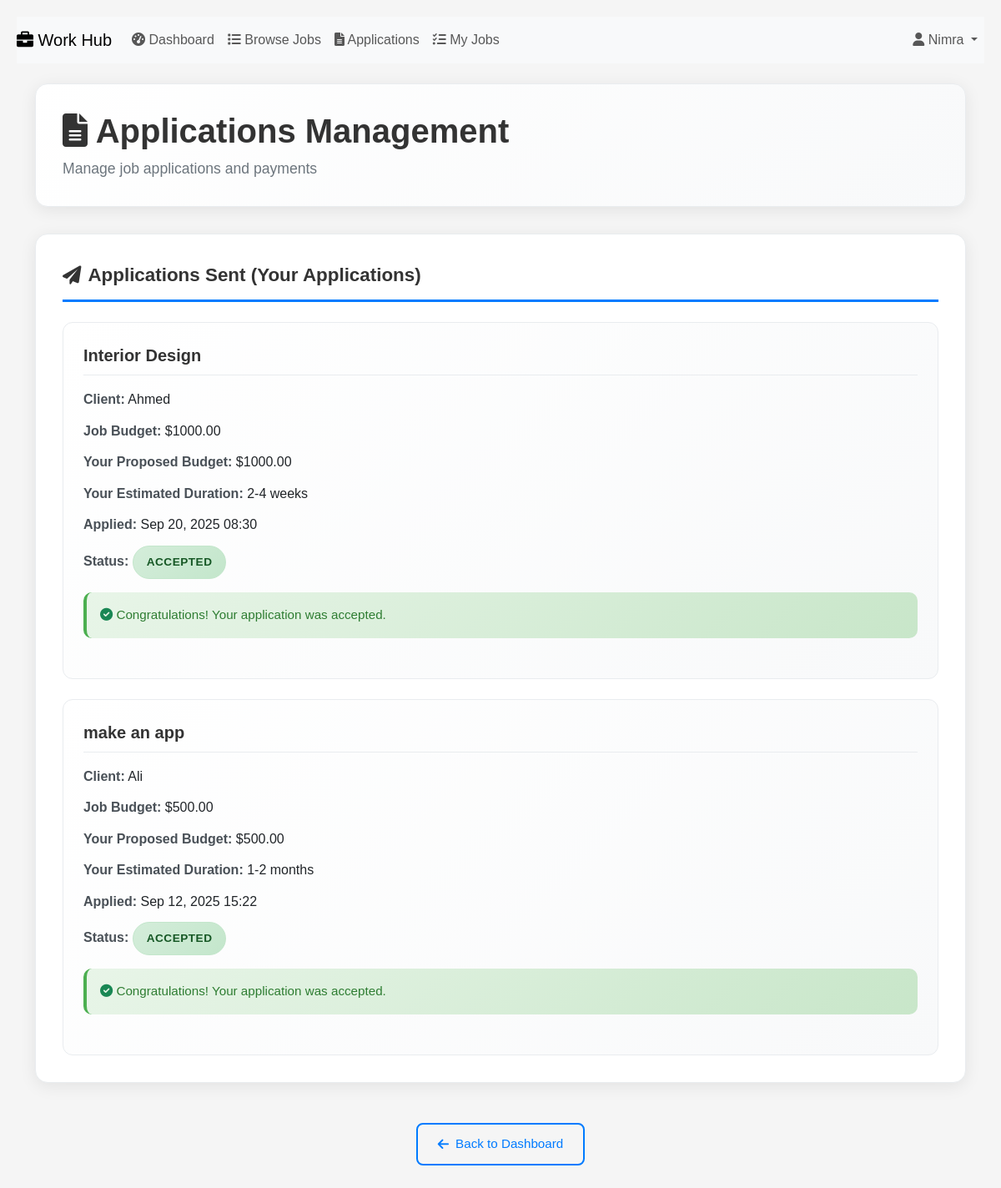
The page /applications/ (signed in) on the database its author committed.
### jobs/models.py (models this page shows, shortened)
class Application(models.Model):
    STATUS_CHOICES = [
        ('pending', 'Pending'),
        ('accepted', 'Accepted'),
        ('declined', 'Declined'),
    ]
    job = models.ForeignKey(Job, on_delete=models.CASCADE, related_name='applications')
    freelancer = models.ForeignKey(User, on_delete=models.CASCADE)
    cover_letter = models.TextField()
    proposed_budget = models.DecimalField(max_digits=10, decimal_places=2)
    estimated_duration = models.CharField(max_length=100)
    status = models.CharField(max_length=20, choices=STATUS_CHOICES, default='pending')
    applied_at = models.DateTimeField(auto_now_add=True)
    class Meta:
        unique_together = ['job', 'freelancer']
        ordering = ['-applied_at']

class Job(models.Model):
    CATEGORY_CHOICES = [
        ('web_dev', 'Web Development'),
        ('mobile_dev', 'Mobile Development'),
        ('design', 'Design'),
        ('writing', 'Writing'),
        ('marketing', 'Marketing'),
        ('data_entry', 'Data Entry'),
        ('other', 'Other'),
    ]
    STATUS_CHOICES = [
        ('open', 'Open'),
        ('in_progress', 'In Progress'),
        ('completed', 'Completed'),
        ('cancelled', 'Cancelled'),
    ]
    title = models.CharField(max_length=200)
    description = models.TextField()
    category = models.CharField(max_length=20, choices=CATEGORY_CHOICES)
    budget = models.DecimalField(max_digits=10, decimal_places=2)
    deadline = models.DateField()
    status = models.CharField(max_length=20, choices=STATUS_CHOICES, default='open')
    client = models.ForeignKey(User, on_delete=models.CASCADE, related_name='posted_jobs')
    freelancer = models.ForeignKey(User, on_delete=models.SET_NULL, null=True, blank=True, related_name='assigned_jobs')
    created_at = models.DateTimeField(auto_now_add=True)
    updated_at = models.DateTimeField(auto_now=True)
    class Meta:
        ordering = ['-created_at']

### jobs/views.py (the view)
# urls.py: path('applications/', views.applications, name='applications'),
@login_required
def applications(request):
    client_applications = Application.objects.filter(job__client=request.user)
    freelancer_applications = Application.objects.filter(freelancer=request.user)
    context = {
        'client_applications': client_applications,
        'freelancer_applications': freelancer_applications
    }
    return render(request, 'jobs/applications.html', context)

### jobs/templates/jobs/applications.html (shortened to what this page needs)
{% extends 'jobs/layout2.html' %}
{% load static %}
{% block body %}
<div class="container mt-4">
    <div class="header">
        <h1><i class="fas fa-file-alt"></i> Applications Management</h1>
        <p>Manage job applications and payments</p>
    </div>
    {% if freelancer_applications %}
    <div class="section">
        <div class="section-title"><i class="fas fa-paper-plane"></i> Applications Sent (Your Applications)</div>
        {% for application in freelancer_applications %}
            <div class="application-card" data-application-id="{{ application.id }}">
                <div class="job-title">{{ application.job.title }}</div>
                <div class="application-details">
                    <p><strong>Client:</strong> {{ application.job.client.username }}</p>
                    <p><strong>Job Budget:</strong> ${{ application.job.budget }}</p>
                    <p><strong>Your Proposed Budget:</strong> ${{ application.proposed_budget }}</p>
                    <p><strong>Your Estimated Duration:</strong> {{ application.estimated_duration }}</p>
                    <p><strong>Applied:</strong> {{ application.applied_at|date:"M d, Y H:i" }}</p>
                    <p><strong>Status:</strong>
                        <span class="status-badge status-{{ application.status }}">
                            {{ application.get_status_display }}
                        </span>
                    </p>
                    {% if application.status == 'accepted' %}
                        <div class="wallet-info success-info">
                            <i class="fas fa-check-circle text-success"></i> Congratulations! Your application was accepted.
                        </div>
                    {% endif %}
                </div>
            </div>
        {% endfor %}
    </div>
    {% endif %}
    <div class="navigation-footer">
        <a href="{% url 'dashboard' %}" class="btn btn-outline-primary">
            <i class="fas fa-arrow-left"></i> Back to Dashboard
        </a>
    </div>
</div>
{% endblock %}

### jobs/templates/jobs/layout2.html (shortened to what this page needs)
{% load static %}
<!DOCTYPE html>
<html lang="en">
    <head>
      <link href="https://cdn.jsdelivr.net/npm/bootstrap@5.3.3/dist/css/bootstrap.min.css" rel="stylesheet">
      <link href="{% static 'accounts/accounts.css' %}" rel="stylesheet">
      <link href="{% static 'jobs/jobs.css' %}" rel="stylesheet">
      <link rel="stylesheet" href="https://cdnjs.cloudflare.com/ajax/libs/font-awesome/6.0.0/css/all.min.css">
    </head>
    <body>
        <nav class="navbar navbar-expand-lg navbar-light bg-light">
            <a class="navbar-brand" href="{% url 'job_list' %}">
                <i class="fas fa-briefcase"></i> Work Hub
            </a>
            <div class="collapse navbar-collapse" id="navbarNav">
                <ul class="navbar-nav me-auto">
                    {% if user.is_authenticated %}
                        <li class="nav-item">
                            <a class="nav-link" href="{% url 'dashboard' %}">
                                <i class="fas fa-tachometer-alt"></i> Dashboard
                            </a>
                        </li>
                        {% if user.profile.role == 'freelancer' %}
                        <li class="nav-item">
                            <a class="nav-link" href="{% url 'job_list' %}">
                                <i class="fas fa-list"></i> Browse Jobs
                            </a>
                        </li>
                        {% endif %}
                        <li class="nav-item">
                            <a class="nav-link" href="{% url 'applications' %}">
                                <i class="fas fa-file-alt"></i> Applications
                            </a>
                        </li>
                        <li class="nav-item">
                            <a class="nav-link" href="{% url 'my_jobs' %}">
                                <i class="fas fa-tasks"></i> My Jobs
                            </a>
                        </li>
                    {% endif %}
                </ul>
                <ul class="navbar-nav">
                    {% if user.is_authenticated %}
                        <li class="nav-item dropdown">
                            <a class="nav-link dropdown-toggle" href="#" id="navbarDropdown" role="button"
                               data-bs-toggle="dropdown" aria-expanded="false">
                                <i class="fas fa-user"></i> {{ user.username }}
                            </a>
                        </li>
                    {% endif %}
                </ul>
            </div>
        </nav>
        <div class="body">
            {% block body %}
            {% endblock %}
        </div>
    </body>
</html>

### accounts/static/accounts/accounts.css (style rules this page uses)
body { font-family: Arial, sans-serif; margin: 0; padding: 20px; background-color: #f5f5f5; }
.btn { transition: all 0.3s ease; }

### jobs/static/jobs/jobs.css (style rules this page uses)
body { font-family: Arial, sans-serif; margin: 0; padding: 20px; background-color: #f5f5f5; }
.navbar .dropdown-toggle::after { margin-left: 0.255em; }
.application-card { transition: all 0.2s ease; }
.status-accepted { border-left: 4px solid #28a745; }
.btn { transition: all 0.2s ease; }
.navbar { position: relative; overflow: visible; }
.navbar-nav { position: static; }
.navbar .nav-item.dropdown { position: static; }
@media (min-width: 992px) { .navbar .nav-item.dropdown { position: relative; } }
.header { background: linear-gradient(135deg, #ffffff 0%, #f8f9fa 100%); padding: 2rem; border-radius: 15px; margin-bottom: 2rem; box-shadow: 0 4px 20px rgba(0, 0, 0, 0.08); border: 1px solid #e9ecef; }
.header h1 { color: #333; margin-bottom: 0.5rem; font-weight: 600; }
.header p { color: #6c757d; margin-bottom: 0; font-size: 1.1rem; }
.section { background: white; border-radius: 15px; padding: 2rem; margin-bottom: 2rem; box-shadow: 0 4px 20px rgba(0, 0, 0, 0.08); border: 1px solid #e9ecef; }
.section-title { font-size: 1.4rem; font-weight: 600; margin-bottom: 1.5rem; color: #333; border-bottom: 3px solid #007bff; padding-bottom: 0.75rem; display: flex; align-items: center; gap: 0.5rem; }
.application-card { border: 1px solid #e9ecef; border-radius: 12px; padding: 1.5rem; margin-bottom: 1.5rem; background: linear-gradient(135deg, #ffffff 0%, #f8f9fa 100%); transition: all 0.3s ease; position: relative; }
.application-card:last-child { margin-bottom: 0; }
.job-title { font-size: 1.25rem; font-weight: 600; color: #333; margin-bottom: 1rem; padding-bottom: 0.5rem; border-bottom: 1px solid #e9ecef; }
.application-details { margin-bottom: 1.5rem; }
.application-details p { margin: 0.75rem 0; line-height: 1.6; }
.application-details strong { color: #495057; font-weight: 600; }
.status-badge { padding: 0.5rem 1rem; border-radius: 25px; font-size: 0.85rem; font-weight: 600; text-transform: uppercase; letter-spacing: 0.5px; display: inline-flex; align-items: center; gap: 0.25rem; }
.status-accepted { background: linear-gradient(135deg, #d4edda, #c3e6cb); color: #155724; border: 1px solid #c3e6cb; }
.wallet-info { background: linear-gradient(135deg, #e3f2fd, #bbdefb); padding: 1rem; border-radius: 10px; margin: 1rem 0; font-size: 0.95rem; border-left: 4px solid #2196f3; color: #0d47a1; }
.wallet-info.success-info { background: linear-gradient(135deg, #e8f5e8, #c8e6c9); border-left-color: #4caf50; color: #2e7d32; }
.btn { padding: 0.75rem 1.5rem; border: none; border-radius: 8px; cursor: pointer; font-size: 0.95rem; font-weight: 500; transition: all 0.3s ease; display: inline-flex; align-items: center; gap: 0.5rem; text-decoration: none; min-width: 120px; justify-content: center; }
.btn-outline-primary { background: transparent; color: #007bff; border: 2px solid #007bff; }
.navigation-footer { text-align: center; margin-top: 2rem; padding: 1rem; }
.application-card { transition: transform 0.2s ease, box-shadow 0.2s ease; }

### rows shown on the page
Application: job "Interior Design", job.client.username "Ahmed", job.budget "1000.00", proposed_budget "1000.00", estimated_duration "2-4 weeks", applied_at "Sep 20, 2025 08:30", status "ACCEPTED", shows "Congratulations! Your application was accepted."
Application: job "make an app", job.client.username "Ali", job.budget "500.00", proposed_budget "500.00", estimated_duration "1-2 months", applied_at "Sep 12, 2025 15:22", status "ACCEPTED", shows "Congratulations! Your application was accepted."

### other values the page prints
{{ user.username }} "Nimra"
